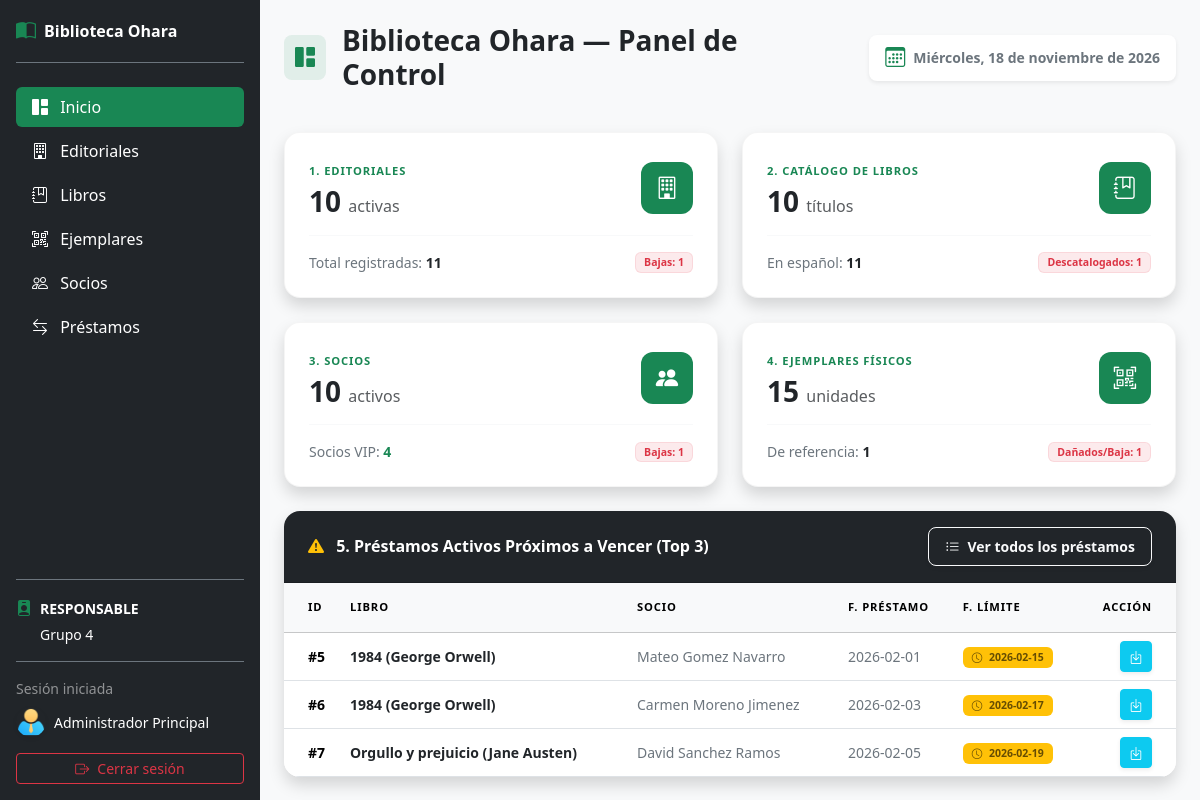
/index.php (signed in), run on the app's committed database.
### tables this page shows
CREATE TABLE prestamos_juanjorpa (
    id_prestamo INT AUTO_INCREMENT PRIMARY KEY,
    id_ejemplar INT NOT NULL,
    id_socio INT NOT NULL,
    fecha_prestamo DATE NOT NULL,
    fecha_limite DATE NOT NULL,
    fecha_devolucion DATE DEFAULT NULL,
    observaciones VARCHAR(255) DEFAULT NULL,
    importe_fianza DECIMAL(8,2) DEFAULT 0.00,
    tiene_fianza BOOLEAN DEFAULT FALSE,
    url_imagen VARCHAR(255) DEFAULT NULL,
    fecha_baja DATETIME DEFAULT NULL,
    CONSTRAINT fk_prestamo_ejemplar FOREIGN KEY (id_ejemplar) 
        REFERENCES ejemplares_juanjo(id_ejemplar) 
        ON DELETE RESTRICT ON UPDATE CASCADE,
    CONSTRAINT fk_prestamo_socio FOREIGN KEY (id_socio) 
        REFERENCES socios_ricardo(id_socio) 
        ON DELETE RESTRICT ON UPDATE CASCADE
);

CREATE TABLE libros_manuel (
    id_libro INT AUTO_INCREMENT PRIMARY KEY,
    id_editorial INT NOT NULL,
    titulo VARCHAR(150) NOT NULL,
    isbn VARCHAR(20) DEFAULT NULL,
    anio_edicion INT DEFAULT NULL,
    esta_espanol BOOLEAN DEFAULT TRUE,
    url_imagen VARCHAR(255) DEFAULT NULL,
    fecha_baja DATETIME DEFAULT NULL,
    CONSTRAINT fk_libro_editorial FOREIGN KEY (id_editorial) 
        REFERENCES editorial_carlos(id_editorial) 
        ON DELETE RESTRICT ON UPDATE CASCADE
);

CREATE TABLE socios_ricardo (
    id_socio INT AUTO_INCREMENT PRIMARY KEY,
    dni_nif VARCHAR(20) NOT NULL UNIQUE,
    nombre VARCHAR(50) NOT NULL,
    apellidos VARCHAR(100) NOT NULL,
    email VARCHAR(100) DEFAULT NULL,
    edad INT DEFAULT NULL,
    es_vip BOOLEAN DEFAULT FALSE,
    url_imagen VARCHAR(255) DEFAULT NULL,
    fecha_alta DATE NOT NULL,
    fecha_baja DATETIME DEFAULT NULL
);

### index.php (the view, shortened to what this page needs)
<?php
$conn = getMySQLiConnection();
$res_ed = $conn->query("SELECT COUNT(*) as total, SUM(fecha_baja IS NOT NULL) as bajas FROM editorial_carlos");
$stats_ed = $res_ed->fetch_assoc();
$editoriales_activas = $stats_ed['total'] - ($stats_ed['bajas'] ?? 0);
$res_lib = $conn->query("SELECT COUNT(*) as total, SUM(esta_espanol = 1) as en_espanol, SUM(fecha_baja IS NOT NULL) as bajas FROM libros_manuel");
$stats_lib = $res_lib->fetch_assoc();
$libros_activos = $stats_lib['total'] - ($stats_lib['bajas'] ?? 0);
$res_soc = $conn->query("SELECT COUNT(*) as total, SUM(es_vip = 1) as vips, SUM(fecha_baja IS NOT NULL) as bajas FROM socios_ricardo");
$stats_soc = $res_soc->fetch_assoc();
$socios_activos = $stats_soc['total'] - ($stats_soc['bajas'] ?? 0);
$res_ej = $conn->query("SELECT COUNT(*) as total, SUM(es_referencia = 1) as referencia, SUM(fecha_baja IS NOT NULL) as bajas FROM ejemplares_juanjo");
$stats_ej = $res_ej->fetch_assoc();
$ejemplares_activos = $stats_ej['total'] - ($stats_ej['bajas'] ?? 0);
$sql_prestamos = "SELECT p.*, l.titulo as titulo_libro, s.nombre as nombre_socio, s.apellidos as apellidos_socio
                  FROM prestamos_juanjorpa p
                  JOIN ejemplares_juanjo ej ON p.id_ejemplar = ej.id_ejemplar
                  JOIN libros_manuel l ON ej.id_libro = l.id_libro
                  JOIN socios_ricardo s ON p.id_socio = s.id_socio
                  WHERE p.fecha_devolucion IS NULL AND p.fecha_baja IS NULL
                  ORDER BY p.fecha_limite ASC LIMIT 3";
$res_prestamos = $conn->query($sql_prestamos);
$prestamos_proximos = [];
while ($row = $res_prestamos->fetch_assoc()) {
    $prestamos_proximos[] = $row;
}
$dias_semana = ['Domingo', 'Lunes', 'Martes', 'Miércoles', 'Jueves', 'Viernes', 'Sábado'];
$meses = ['', 'enero', 'febrero', 'marzo', 'abril', 'mayo', 'junio', 'julio', 'agosto', 'septiembre', 'octubre', 'noviembre', 'diciembre'];
$dia_sem = $dias_semana[date('w')];
$dia_num = date('j');
$mes_nombre = $meses[date('n')];
$anio = date('Y');
$fecha_formateada = "$dia_sem, $dia_num de $mes_nombre de $anio";
include_once('header.php');
?>
<div class="flex-grow-1 overflow-auto p-4" style="background-color: #f8f9fa;">
    <div class="row align-items-center mb-4 pb-3 border-bottom border-light">
        <div class="col-md-7 d-flex align-items-center gap-3">
            <div class="bg-success bg-opacity-10 text-success p-2 rounded-3 d-flex align-items-center justify-content-center" style="width: 45px; height: 45px;">
                <i class="bi bi-grid-1x2-fill fs-5"></i>
            </div>
            <h1 class="h3 fw-bold text-dark mb-0">
                Biblioteca Ohara — Panel de Control
            </h1>
        </div>
        <div class="col-md-5 text-md-end mt-3 mt-md-0">
            <div class="card border-0 shadow-sm rounded-3 d-inline-block bg-white">
                <div class="card-body py-2 px-3 d-flex align-items-center">
                    <i class="bi bi-calendar3 text-success me-2 fs-5"></i>
                    <span class="small fw-bold text-secondary"><?= htmlspecialchars($fecha_formateada) ?></span>
                </div>
            </div>
        </div>
    </div>
    <div class="row g-4 mb-4">
        <div class="col-xl-6 col-md-6">
            <div class="card saas-card bg-white shadow rounded-4 h-100">
                <div class="card-body p-4">
                    <div class="d-flex align-items-center justify-content-between mb-3">
                        <div>
                            <span class="text-uppercase text-success fw-bold" style="font-size: 0.7rem; letter-spacing: .08em;">1. Editoriales</span>
                            <h3 class="fw-bold text-dark mt-1 mb-0"><?= $editoriales_activas ?> <span class="fs-6 text-muted fw-normal">activas</span></h3>
                        </div>
                        <div class="icon-box-saas bg-success bg-opacity-15 text-white">
                            <i class="bi bi-building"></i>
                        </div>
                    </div>
                    <div class="d-flex justify-content-between align-items-center small text-secondary pt-3 border-top border-light">
                        <span>Total registradas: <strong class="text-dark"><?= $stats_ed['total'] ?></strong></span>
                        <span class="badge bg-danger bg-opacity-10 text-danger border border-danger border-opacity-10 px-2 py-1">Bajas: <?= $stats_ed['bajas'] ?? 0 ?></span>
                    </div>
                </div>
            </div>
        </div>
        <div class="col-xl-6 col-md-6">
            <div class="card saas-card bg-white shadow rounded-4 h-100">
                <div class="card-body p-4">
                    <div class="d-flex align-items-center justify-content-between mb-3">
                        <div>
                            <span class="text-uppercase text-success fw-bold" style="font-size: 0.7rem; letter-spacing: .08em;">2. Catálogo de Libros</span>
                            <h3 class="fw-bold text-dark mt-1 mb-0"><?= $libros_activos ?> <span class="fs-6 text-muted fw-normal">títulos</span></h3>
                        </div>
                        <div class="icon-box-saas bg-success bg-opacity-15 text-white">
                            <i class="bi bi-journal-bookmark"></i>
                        </div>
                    </div>
                    <div class="d-flex justify-content-between align-items-center small text-secondary pt-3 border-top border-light">
                        <span>En español: <strong class="text-dark"><?= $stats_lib['en_espanol'] ?></strong></span>
                        <span class="badge bg-danger bg-opacity-10 text-danger border border-danger border-opacity-10 px-2 py-1">Descatalogados: <?= $stats_lib['bajas'] ?? 0 ?></span>
                    </div>
                </div>
            </div>
        </div>
        <div class="col-xl-6 col-md-6">
            <div class="card saas-card bg-white shadow rounded-4 h-100">
                <div class="card-body p-4">
                    <div class="d-flex align-items-center justify-content-between mb-3">
                        <div>
                            <span class="text-uppercase text-success fw-bold" style="font-size: 0.7rem; letter-spacing: .08em;">3. Socios</span>
                            <h3 class="fw-bold text-dark mt-1 mb-0"><?= $socios_activos ?> <span class="fs-6 text-muted fw-normal">activos</span></h3>
                        </div>
                        <div class="icon-box-saas bg-success bg-opacity-15 text-white">
                            <i class="bi bi-people-fill"></i>
                        </div>
                    </div>
                    <div class="d-flex justify-content-between align-items-center small text-secondary pt-3 border-top border-light">
                        <span>Socios VIP: <strong class="text-success"><?= $stats_soc['vips'] ?></strong></span>
                        <span class="badge bg-danger bg-opacity-10 text-danger border border-danger border-opacity-10 px-2 py-1">Bajas: <?= $stats_soc['bajas'] ?? 0 ?></span>
                    </div>
                </div>
            </div>
        </div>
        <div class="col-xl-6 col-md-6">
            <div class="card saas-card bg-white shadow rounded-4 h-100">
                <div class="card-body p-4">
                    <div class="d-flex align-items-center justify-content-between mb-3">
                        <div>
                            <span class="text-uppercase text-success fw-bold" style="font-size: 0.7rem; letter-spacing: .08em;">4. Ejemplares Físicos</span>
                            <h3 class="fw-bold text-dark mt-1 mb-0"><?= $ejemplares_activos ?> <span class="fs-6 text-muted fw-normal">unidades</span></h3>
                        </div>
                        <div class="icon-box-saas bg-success bg-opacity-15 text-white">
                            <i class="bi bi-qr-code-scan"></i>
                        </div>
                    </div>
                    <div class="d-flex justify-content-between align-items-center small text-secondary pt-3 border-top border-light">
                        <span>De referencia: <strong class="text-dark"><?= $stats_ej['referencia'] ?></strong></span>
                        <span class="badge bg-danger bg-opacity-10 text-danger border border-danger border-opacity-10 px-2 py-1">Dañados/Baja: <?= $stats_ej['bajas'] ?? 0 ?></span>
                    </div>
                </div>
            </div>
        </div>
    </div>
    <div class="row justify-content-center">
        <div class="col-12">
            <div class="card border-0 shadow rounded-4 overflow-hidden">
                <div class="card-header bg-dark text-white d-flex justify-content-between align-items-center py-3 px-4">
                    <h5 class="mb-0 fw-bold fs-6">
                        <i class="bi bi-exclamation-triangle-fill text-warning me-2"></i> 5. Préstamos Activos Próximos a Vencer (Top 3)
                    </h5>
                    <a href="prestamos.php" class="btn btn-sm btn-outline-light px-3 py-2 rounded-3 fw-semibold shadow-sm d-inline-flex align-items-center gap-2">
                        <i class="bi bi-list-ul"></i> <span>Ver todos los préstamos</span>
                    </a>
                </div>
                <div class="card-body p-0">
                    <div class="table-responsive">
                        <table class="table table-hover align-middle mb-0 small">
                            <thead class="table-light text-secondary text-uppercase" style="font-size: 0.7rem; letter-spacing: .08em;">
                                <tr>
                                    <th class="ps-4 py-3">ID</th>
                                    <th class="py-3">Libro</th>
                                    <th class="py-3">Socio</th>
                                    <th class="py-3">F. Préstamo</th>
                                    <th class="py-3">F. Límite</th>
                                    <th class="text-end pe-4 py-3">Acción</th>
                                </tr>
                            </thead>
                            <tbody>
                                <?php if (!empty($prestamos_proximos)): ?>
                                    <?php foreach ($prestamos_proximos as $p): ?>
                                        <tr>
                                            <td class="ps-4 fw-bold">#<?= $p['id_prestamo'] ?></td>
                                            <td>
                                                <div class="text-truncate fw-semibold text-dark" style="max-width: 280px;" title="<?= htmlspecialchars($p['titulo_libro']) ?>">
                                                    <?= htmlspecialchars($p['titulo_libro']) ?>
                                                </div>
                                            </td>
                                            <td class="text-secondary"><?= htmlspecialchars($p['nombre_socio'] . ' ' . $p['apellidos_socio']) ?></td>
                                            <td class="text-secondary"><?= $p['fecha_prestamo'] ?></td>
                                            <td>
                                                <span class="badge bg-warning bg-opacity-15 text-warning-emphasis border border-warning border-opacity-25 px-2 py-1">
                                                    <i class="bi bi-clock me-1"></i> <?= $p['fecha_limite'] ?>
                                                </span>
                                            </td>
                                            <td class="text-end pe-4">
                                                <a class="btn btn-info btn-sm text-white shadow-sm" title="Entregar / Registrar devolución" href="prestamos.php?accion=devolver&id=<?= $p['id_prestamo'] ?>">
                                                    <i class="bi bi-box-arrow-in-down"></i>
                                                </a>
                                            </td>
                                        </tr>
                                    <?php endforeach; ?>
                                <?php else: ?>
                                    <tr>
                                        <td colspan="6" class="text-center text-muted py-4">No hay préstamos pendientes próximos a vencer. ¡Todo al día! 🎉</td>
                                    </tr>
                                <?php endif; ?>
                            </tbody>
                        </table>
                    </div>
                </div>
            </div>
        </div>
    </div>
</div>
<?php
include_once('footer.php');
?>

### header.php (style rules this page uses)
body { background-color: #f8f9fa !important; }

### index.php (style rules this page uses)
.saas-card { transition: all 0.25s ease-in-out; border: 1px solid rgba(0, 0, 0, 0.04) !important; }
.icon-box-saas { width: 52px; height: 52px; display: flex; align-items: center; justify-content: center; border-radius: 12px; font-size: 1.4rem; }

### data on the page
prestamos_juanjorpa: id_prestamo "5", libros_manuel.titulo "1984 (George Orwell)", id_socio.apellidos "Mateo Gomez Navarro", fecha_prestamo "2026-02-01", fecha_limite "2026-02-15"
prestamos_juanjorpa: id_prestamo "6", libros_manuel.titulo "1984 (George Orwell)", id_socio.apellidos "Carmen Moreno Jimenez", fecha_prestamo "2026-02-03", fecha_limite "2026-02-17"
prestamos_juanjorpa: id_prestamo "7", libros_manuel.titulo "Orgullo y prejuicio (Jane Austen)", id_socio.apellidos "David Sanchez Ramos", fecha_prestamo "2026-02-05", fecha_limite "2026-02-19"

### other printed values
$responsable "Grupo 4"
$_SESSION['usuario']['nombre_completo'] "Administrador Principal"
$editoriales_activas "10"
$stats_ed['total'] "11"
$stats_ed['bajas'] "1"
$libros_activos "10"
$stats_lib['en_espanol'] "11"
$stats_lib['bajas'] "1"
$socios_activos "10"
$stats_soc['vips'] "4"
$stats_soc['bajas'] "1"
$ejemplares_activos "15"
$stats_ej['referencia'] "1"
$stats_ej['bajas'] "1"
